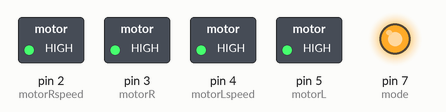
Simulated run of this sketch. Board: Arduino Uno, built with avr-gcc and run on an emulated ATmega328P. On the bench: switched loads named in the sketch (green lamp = pin HIGH), output pins drawn as LEDs (lit = HIGH).

Above: at 0.1 s.
At 3.1 s:
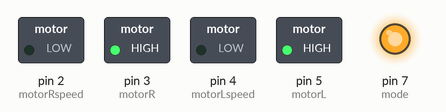
Timing chart, 0 to 4.6 s (numbered marks = the images above):
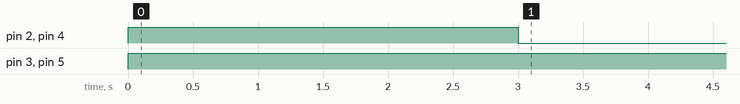

The sketch:

Testing_File.ino
```cpp
//int threshold = ;
int driveSpeed = 255;
int motorL = 5;
int motorLspeed = 4;
int motorR = 3;
int motorRspeed = 2;
int delayTime = 3000;
int mode = 7;
int x =1;

void drive() {
  //turn right motor forward
  digitalWrite(motorR, HIGH);
  analogWrite(motorRspeed, driveSpeed);
  //turn left motor forward
  digitalWrite(motorL, HIGH);
  analogWrite(motorLspeed, driveSpeed);

}
void stopRobot(){
  //Stop the right motor
  digitalWrite(motorR, HIGH);
  analogWrite(motorRspeed, 0);
  //stop the left motor
  digitalWrite(motorL, HIGH);
  analogWrite(motorLspeed, 0);
}
void setup() {

  pinMode (motorLspeed, OUTPUT);
  pinMode (motorL, OUTPUT);
  pinMode (motorRspeed, OUTPUT);
  pinMode (motorR, OUTPUT);
  pinMode(mode, OUTPUT);
  digitalWrite(mode, HIGH);
}
void loop() {
  if(x == 1){
    drive();
    delay(delayTime);
    x++;
  }
  stopRobot();

}
```

Measured:
- by itself, pin 2 (motorRspeed), pin 4 (motorLspeed): LOW → HIGH at 0.00 s, → LOW 3.0 s later
- by itself, pin 3 (motorR), pin 5 (motorL): LOW → HIGH at 0.00 s
